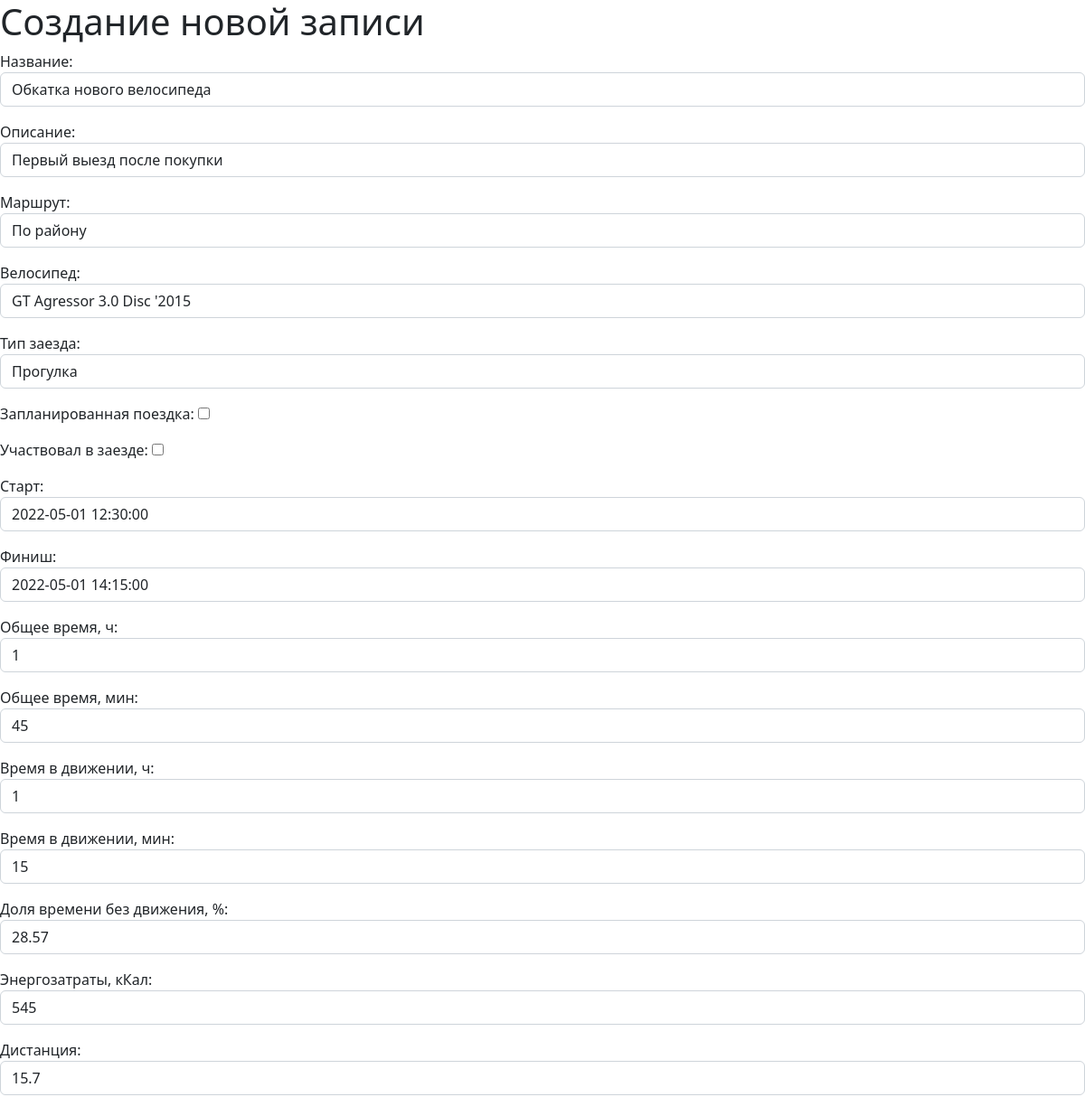
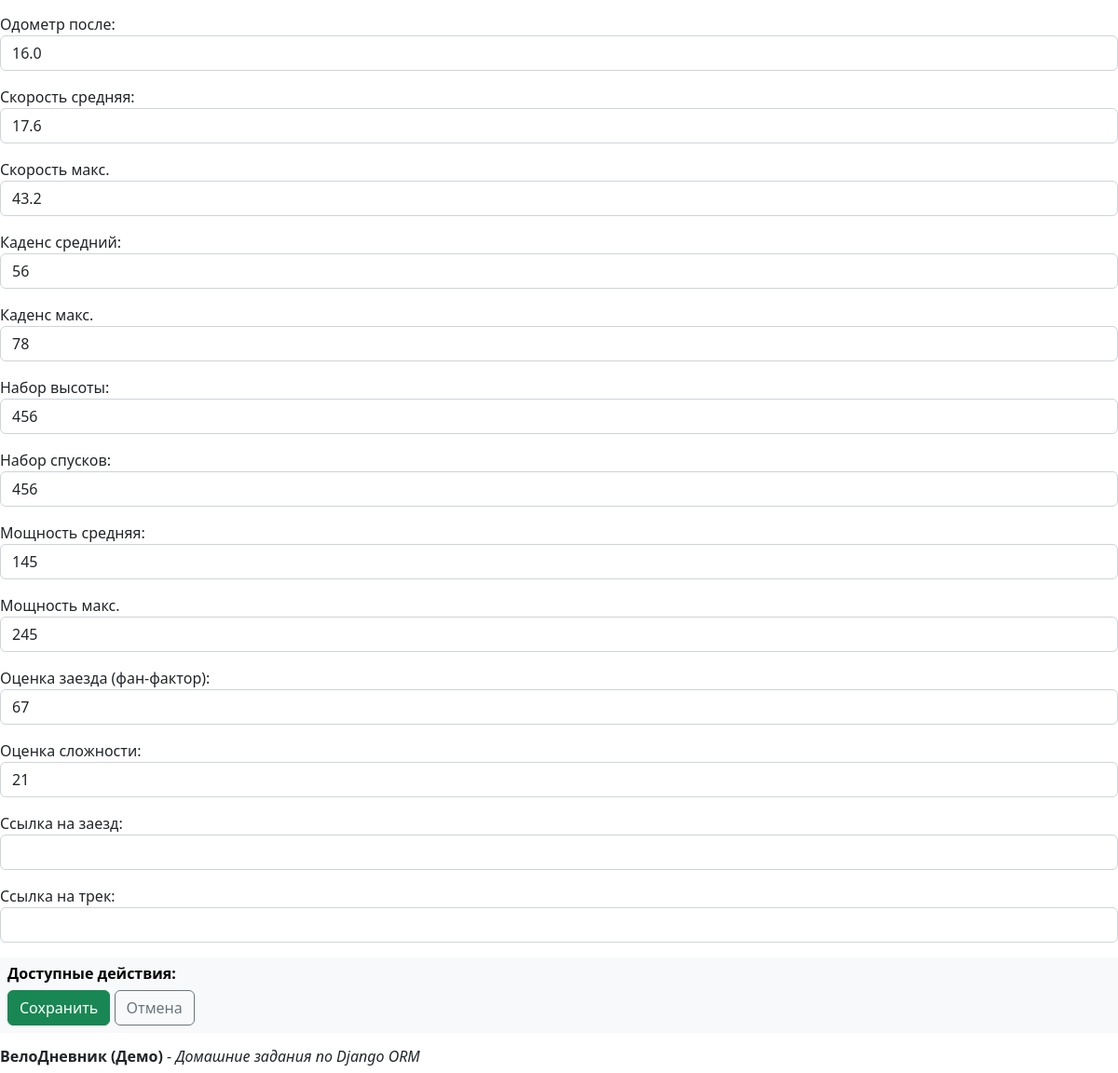
Page /veloride/bikerides/2/update/ on the committed database (2 pictures, top to bottom).
### veloride/models.py (models this page shows, shortened)
class BikeRide(models.Model):
    verbose_name = 'Велозаезд'
    name = models.CharField(max_length=256, null=False, verbose_name="Название")
    description = models.CharField(max_length=1024, blank=True, null=True, verbose_name="Описание")
    route = models.CharField(max_length=1024, blank=True, null=True, verbose_name="Маршрут")
    ride_date = models.DateField(blank=True, null=True, verbose_name="Дата старта")
    ride_bike = models.ForeignKey(Bike, on_delete=models.PROTECT, related_name="bikeride", verbose_name="Велосипед")
    ride_type = models.ForeignKey(BikeEventType, on_delete=models.PROTECT, related_name="bikeride",
                                  verbose_name="Тип заезда")
    ride_planned = models.BooleanField(default=False, verbose_name="Запланированная поездка")
    ride_was_with_me = models.BooleanField(default=False, verbose_name="Участвовал в заезде")
    ride_start_dt = models.DateTimeField(null=False, blank=False, verbose_name="Старт")
    ride_finish_dt = models.DateTimeField(null=False, blank=False, verbose_name="Финиш")
    ride_time_all_h = models.PositiveSmallIntegerField(null=True, blank=True, verbose_name="Общее время, ч")
    ride_time_all_m = models.PositiveSmallIntegerField(null=True, blank=True, verbose_name="Общее время, мин")
    ride_time_all_rtm = models.PositiveSmallIntegerField(null=True, blank=True, verbose_name="Общее время, в минутах")
    ride_time_h = models.PositiveSmallIntegerField(null=True, blank=True, verbose_name="Время в движении, ч")
    ride_time_m = models.PositiveSmallIntegerField(null=True, blank=True, verbose_name="Время в движении, мин")
    ride_time_rtm = models.PositiveSmallIntegerField(null=True, blank=True, verbose_name="Время в движении, в минутах")
    ride_relax = models.FloatField(null=True, blank=True, verbose_name="Доля времени без движения, %")
    ride_kkal = models.PositiveSmallIntegerField(null=True, blank=True, verbose_name="Энергозатраты, кКал")
    ride_dst = models.FloatField(null=False, blank=False, verbose_name="Дистанция")
    ride_odo = models.FloatField(null=False, blank=False, verbose_name="Одометр после")
    ride_avg_s = models.FloatField(null=True, blank=True, verbose_name="Скорость средняя")
    ride_max_s = models.FloatField(null=True, blank=True, verbose_name="Скорость макс.")
    ride_avg_c = models.PositiveSmallIntegerField(null=True, blank=True, verbose_name="Каденс средний")
    ride_max_c = models.PositiveSmallIntegerField(null=True, blank=True, verbose_name="Каденс макс.")
    ride_total_asc = models.PositiveSmallIntegerField(null=True, blank=True, verbose_name="Набор высоты")
    ride_total_desc = models.PositiveSmallIntegerField(null=True, blank=True, verbose_name="Набор спусков")
    ride_avg_pwr = models.PositiveSmallIntegerField(null=True, blank=True, verbose_name="Мощность средняя")
    ride_max_pwr = models.PositiveSmallIntegerField(null=True, blank=True, verbose_name="Мощность макс.")
    ride_fun_scale = models.PositiveSmallIntegerField(null=True, blank=True, verbose_name="Оценка заезда (фан-фактор)")
    ride_hard_scale = models.PositiveSmallIntegerField(null=True, blank=True, verbose_name="Оценка сложности")
    ride_url = models.CharField(max_length=512, null=True, blank=True, verbose_name="Ссылка на заезд")
    ride_track_url = models.CharField(max_length=512, null=True, blank=True, verbose_name="Ссылка на трек")
    admin_mark = models.CharField(max_length=20, null=True, blank=True, verbose_name="Метка админа")
    class Meta:
        verbose_name = 'Велозаезд'
        verbose_name_plural = 'Велозаезды'

class Organization(models.Model):
    name = models.CharField(max_length=255, null=False, verbose_name="Наименование")
    fullname = models.CharField(max_length=512, blank=True, null=True, verbose_name="Полное наименование")
    phone1 = models.CharField(max_length=20, blank=True, null=True, verbose_name="Контактный телефон")
    phone2 = models.CharField(max_length=20, blank=True, null=True, verbose_name="Доп. телефон")
    address = models.CharField(max_length=255, blank=True, null=True, verbose_name="Адрес")
    org_email = models.CharField(max_length=128, blank=True, null=True, verbose_name="Эл. почта")
    org_site = models.CharField(max_length=255, blank=True, null=True, verbose_name="Официальный сайт")
    org_type = models.CharField(max_length=128, blank=True, null=True, verbose_name="Тип")
    archived = models.BooleanField(default=False, verbose_name="Архив")
    class Meta:
        verbose_name = 'Организация'
        verbose_name_plural = 'Организации'
    def __str__(self):
        return str(self.name)

class BikeEventType(models.Model):
    name = models.CharField(max_length=64, null=False, verbose_name='Наименование')
    description = models.CharField(max_length=512, null=True, blank=True, verbose_name='Описание')
    archived = models.BooleanField(default=False, verbose_name='Архив')
    class Meta:
        verbose_name = 'Тип велозаезда'
        verbose_name_plural = 'Типы велозаездов'
    def __str__(self):
        return self.name

### veloride/views.py (the view, shortened to what this page needs)
# urls.py: path("bikerides/<int:pk>/update/", BikeRideUpdateView.as_view(), name="update-bikeride"),
class BikeRideUpdateView(UpdateView):
    model = BikeRide
    form_class = BikeRideUpdateForm

### veloride/forms.py
class BikeRideUpdateForm(ModelForm):
    class Meta:
        model = BikeRide
        fields = ("name", "description", "route", "ride_bike", "ride_type",
                  "ride_planned", "ride_was_with_me",
                  "ride_start_dt", "ride_finish_dt", "ride_time_all_h", "ride_time_all_m", "ride_time_h", "ride_time_m",
                  "ride_relax", "ride_kkal",
                  "ride_dst", "ride_odo", "ride_avg_s", "ride_max_s", "ride_avg_c", "ride_max_c", "ride_total_asc",
                  "ride_total_desc",
                  "ride_avg_pwr", "ride_max_pwr", "ride_fun_scale", "ride_hard_scale", "ride_url", "ride_track_url")
    def __init__(self, *args, **kwargs):
        super().__init__(*args, **kwargs)
        model_fields = dict((f.name, str(f.__class__)) for f in self._meta.model._meta.fields)
        for name, field in self.fields.items():
            widget: Widget = field.widget
            cur_field = model_fields[name]
            if cur_field.find("BooleanField") > 0:
                widget.attrs["class"] = "checkbox"
            else:
                widget.attrs["class"] = "form-control"

### veloride/models.py (called while the page is built)
    def __str__(self):
        return str(self.manufacturer) + " " + \
               str(self.model_name) + " '" + \
               str(self.model_year)

### veloride/templates/veloride/bikeride_form.html (shortened to what this page needs)
{% extends 'veloride/base.html' %}
{% block body %}
  <h1>Создание новой записи</h1>
  <form method="post">
    {{ form.as_p }}
     <table class="table table-light table-borderless">
        <tbody>
            <thead>
                <tr>
                    <th class="fa-align-left" scope="col">
                        <h6><b>Доступные действия:</b></h6>
                        <button class="btn btn-success" type="submit">Сохранить</button>
                        <a class="btn btn-outline-secondary" href="{% url 'veloride:bikerides' %}">Отмена</a>
                    </th>
                </tr>
            </thead>
        </tbody>
    </table>
  </form>
{% endblock %}

### rows in the picture
BikeRide: name "Обкатка нового велосипеда", description "Первый выезд после покупки", route "По району", ride_bike "GT Agressor 3.0 Disc '2015", ride_type "Прогулка", ride_start_dt "2022-05-01 12:30:00", ride_finish_dt "2022-05-01 14:15:00", ride_time_all_h "1", ride_time_all_m "45", ride_time_h "1", ride_time_m "15", ride_relax "28.57", ride_kkal "545", ride_dst "15.7", ride_odo "16.0", ride_avg_s "17.6", ride_max_s "43.2", ride_avg_c "56", ride_max_c "78", ride_total_asc "456", ride_total_desc "456", ride_avg_pwr "145", ride_max_pwr "245", ride_fun_scale "67", ride_hard_scale "21"
